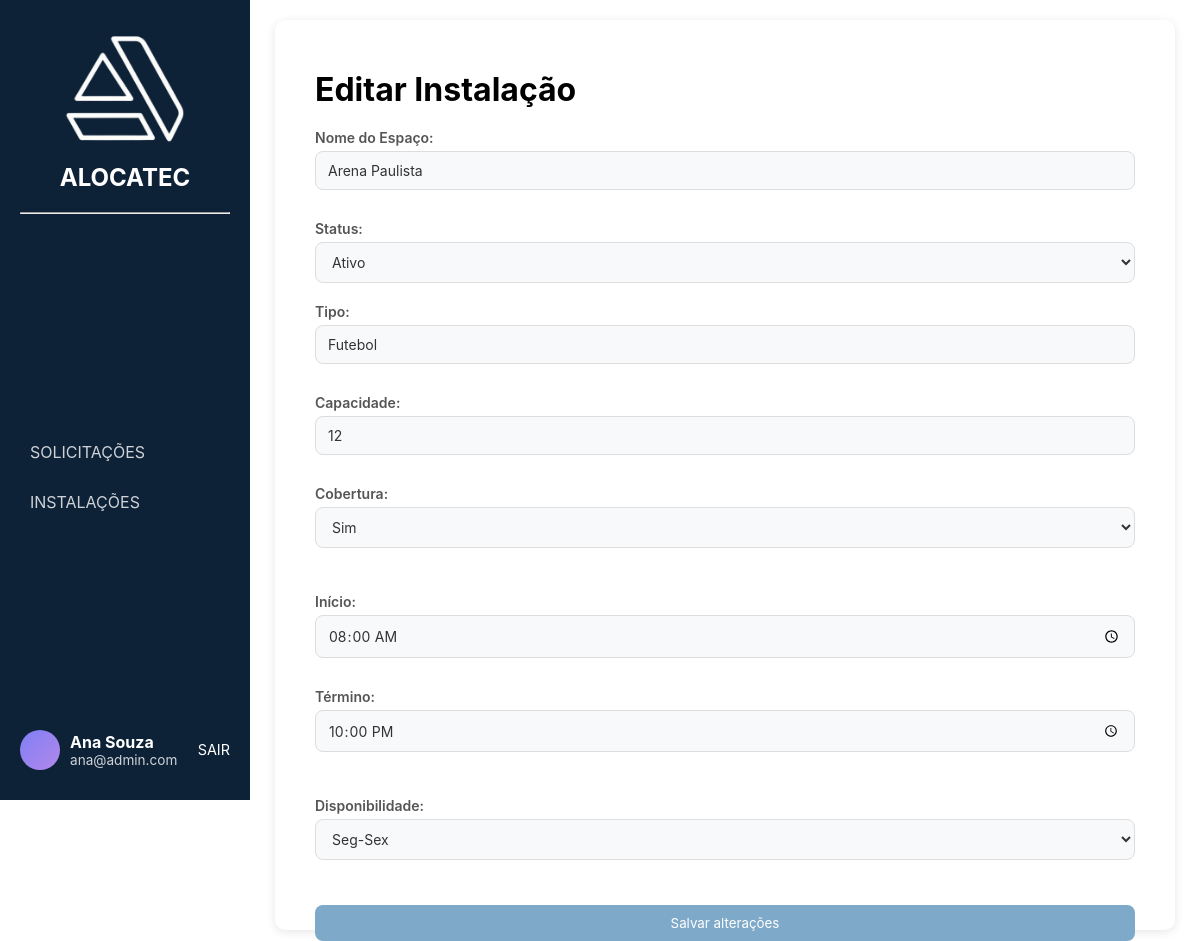
The app's page /pages/editar_instalacao/editar.php?id_estabelecimento=1 (signed in) with its own data.
### tables this page shows
CREATE TABLE espaco (
    id_espaco INT AUTO_INCREMENT PRIMARY KEY,
    capacidade INT NOT NULL,
    cobertura ENUM('Sim', 'Não') NOT NULL,
    largura VARCHAR(10),
    comprimento VARCHAR(10),
    descricao_adicional VARCHAR(10000) NOT NULL,
    localidade VARCHAR(100) NOT NULL,
    status ENUM('disponível', 'indisponível') NOT NULL,
    id_estabelecimento INT NOT NULL,
    FOREIGN KEY (id_estabelecimento) REFERENCES estabelecimento(id_estabelecimento)
);

CREATE TABLE estabelecimento (
    id_estabelecimento INT AUTO_INCREMENT PRIMARY KEY,
    nome_est VARCHAR(100) NOT NULL,
    tipo ENUM('Vôlei','Futebol','Basquete','Piscina', 'Poliesportivo','Outros') NOT NULL,
    endereco VARCHAR(150) NOT NULL,
    numero NUMERIC(5) NOT NULL,
    bairro VARCHAR(150) NOT NULL,
    cep VARCHAR(10) NOT NULL,
    cidade VARCHAR(150) NOT NULL,
    complemento VARCHAR(150),
    uf VARCHAR(2) NOT NULL,
    status ENUM('Ativo', 'Inativo') NOT NULL,
    inicio TIME NOT NULL,
    termino TIME NOT NULL,
    disponibilidade ENUM('Seg-Sex', 'Sab-Dom', 'Seg-Dom') NOT NULL,
    id_administrador INT NOT NULL,
    FOREIGN KEY (id_administrador) REFERENCES administrador(id_administrador)
);

### pages/editar_instalacao/editar.php (the view, shortened to what this page needs)
<?php
require_once '../../database/conexao_bd_mysql.php';
$usuario = $_SESSION['usuario'];
$id = intval($_GET['id_estabelecimento']);
$sql = "
SELECT e.id_estabelecimento, e.nome_est AS nome_est, e.endereco, e.numero, e.bairro, e.cep,
       e.cidade, e.complemento, e.uf, e.inicio, e.termino, e.disponibilidade, e.status,
       s.id_espaco, e.tipo, s.capacidade, s.cobertura, s.largura, s.comprimento,
       s.localidade
FROM estabelecimento e
JOIN espaco s ON e.id_estabelecimento = s.id_estabelecimento
WHERE e.id_estabelecimento = $id;
";
$result = mysqli_query($conexao_servidor_bd, $sql);
$dados = mysqli_fetch_assoc($result);
?>
<!DOCTYPE html>
<html lang="pt-BR">
<head>
  <link rel="stylesheet" href="editar.css">
</head>
<body>
  <aside class="sidebar">
    <div class="logo">
      <div class="icone-logo">
        <img src="./img/logo.png" alt="Logo">
      </div>
      <h2>ALOCATEC</h2>
      <br><hr>
    </div>
    <nav>
      <ul>
        <li><a href="../solicitacao/solicitacao.php">SOLICITAÇÕES</a></li>
        <li><a href="../instalacoes/instalacoes.php">INSTALAÇÕES</a></li>
      </ul>
    </nav>
    <div class="user">
      <div class="avatar"></div>
      <div class="user-info">
        <p class="nome"><?php echo htmlspecialchars(isset($usuario['nome']) ? $usuario['nome'] : 'Usuário'); ?></p>
        <p class="cargo"><?php echo htmlspecialchars(isset($usuario['email']) ? $usuario['email'] : ''); ?></p>
      </div>
      <a href="../../login/logout.php" class="logout">SAIR</a>
    </div>
  </aside>
<main class="content">
<div class="header-form">
  <h1>Editar Instalação</h1>
</div>
  <form class="form" method="POST" action="./salvar/salvar_edicao_instalacao.php">
  <div class="form-row">
    <div class="form-group">
    <label>Nome do Espaço:</label>
    <input type="text" name="nome" value="<?php echo htmlspecialchars($dados['nome_est']); ?>"><br>
        <label>Status:</label>
    <select name="status">
      <option value="Ativo" <?php echo ($dados['status'] === 'Ativo') ? 'selected' : ''; ?>>Ativo</option>
    </select>
    </div>
</div>
<div class="form-row">
  <div class="form-group">
    <label>Tipo:</label>
    <input type="text" name="tipo" value="<?php echo htmlspecialchars($dados['tipo']); ?>"><br>
    <label>Capacidade:</label>
    <input type="text" name="capacidade" value="<?php echo htmlspecialchars($dados['capacidade']); ?>"><br>
    <label>Cobertura:</label>
    <select name="cobertura">
      <option value="Sim" <?php echo ($dados['cobertura'] === 'Sim') ? 'selected' : ''; ?>>Sim</option>
    </select><br>
    </div>
</div>
  <div class="form-row">
    <div class="form-group">
    <label>Início:</label>
    <input type="time" name="inicio" value="<?php echo htmlspecialchars($dados['inicio']); ?>"><br>
    <label>Término:</label>
    <input type="time" name="termino" value="<?php echo htmlspecialchars($dados['termino']); ?>"><br>
    </div>
</div>
<div class="form-group">
    <label>Disponibilidade:</label>
    <select name="disponibilidade">
      <option value="Seg-Sex" <?php if (strtoupper(trim($dados['disponibilidade'])) == 'SEG-SEX') echo 'selected'; ?>>Seg-Sex</option>
    </select><br>
</div>
    <button type="submit" class="btn">Salvar alterações</button>
  </form>
</main>
</body>
</html>

### pages/editar_instalacao/editar.css (style rules this page uses)
* { margin: 0; padding: 0; box-sizing: border-box; font-family: "Inter", sans-serif; }
body { display: flex; height: 100vh; background: #ffffff; }
.sidebar { width: 250px; background: #0d2137; color: white; display: flex; flex-direction: column; justify-content: space-between; padding: 30px 20px; }
.logo { text-align: center; margin-bottom: 10px; }
.logo img { width: 120px; height: auto; }
.icone-logo { font-size: 40px; font-weight: bold; }
nav ul { list-style: none; }
nav ul li { padding: 15px 10px; cursor: pointer; opacity: 0.8; transition: 0.3s; }
a { text-decoration: none; color: white; }
.user { display: flex; align-items: center; gap: 10px; }
.avatar { width: 40px; height: 40px; background: linear-gradient(135deg, #7f7ff5, #b388eb); border-radius: 50%; }
.user-info p { margin: 0; }
.nome { font-weight: bold; }
.cargo { font-size: 0.85rem; opacity: 0.8; }
.logout { margin-left: auto; color: #fff; font-size: 0.9rem; text-decoration: none; }
.content { background-color: white; width: 900px; height: 910px; padding: 30px 40px; border-radius: 10px; box-shadow: 0 2px 10px rgba(0, 0, 0, 0.1); margin-top: 25px; align-items: center; margin: 20px auto 10px auto; }
.header-form { display: flex; width: 90%; max-width: 900px; margin-block: 20px; justify-content: space-between; }
.form { display: flex; flex-direction: column; gap: 20px; }
.form-row { display: flex; gap: 20px; flex-wrap: wrap; }
.form-group { flex: 1; display: flex; flex-direction: column; gap: 5px; }
.form-group label { font-size: 14px; font-weight: 600; color: #555; }
.form-group input, section, option, select { background: #f8f9fa; border: 1px solid #ddd; border-radius: 8px; padding: 10px 12px; font-size: 14px; color: #333; margin: 0; }
.btn { border: none; background-color: #7ea9c9; color: #fff; padding: 10px 25px; border-radius: 8px; cursor: pointer; transition: 0.3s; }

### records on screen
espaco: nome "Arena Paulista", tipo "Futebol", capacidade "12", cobertura "Sim", inicio "08:00:00", termino "22:00:00"
estabelecimento: status "Ativo", disponibilidade "Seg-Sex"

### other values on screen
isset($usuario['nome']) ? $usuario['nome'] : 'Usuário' "Ana Souza"
isset($usuario['email']) ? $usuario['email'] : '' "ana@admin.com"
